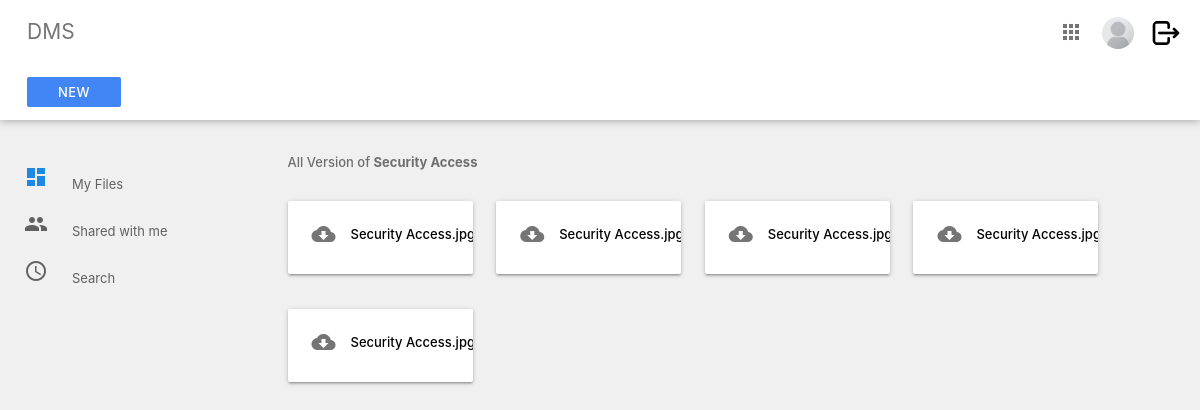
The app's page /index/file/22/version (signed in) with its own data.
### Users/models.py (models this page shows, shortened)
class UserInfo(models.Model):
    groupchoices = models.TextChoices('groupchoices', 'management accounting sales tech restricted')
    user = models.OneToOneField(User,
                                on_delete=models.CASCADE,
                                null=True,
                                blank=True)
    name = models.CharField(max_length=200, null=True)
    email = models.EmailField(max_length=200,null=True)
    image = models.ImageField(null=True, upload_to='profile_pics/', blank=True)
    active = models.BooleanField(default=True)
    priv_level = models.IntegerField(default=3)
    group = models.CharField(max_length=100,
                             default='restricted',
                             choices=groupchoices.choices)
    remarks = models.CharField(max_length=200, null=True, blank=True)
    @property
    def imageURL(self):
        try:
            url = self.image.url
        except:
            url = '/media/placeholder.png'
        return url

### System/models.py (models this page shows, shortened)
class Version_control(models.Model):
    groupchoices = models.TextChoices('groupchoices', 'management all accounting sales tech')
    name = models.CharField(max_length=100)
    file = models.FileField(upload_to='files/version/')
    org_name = models.CharField(max_length=100, blank=True, null=True)
    extension = models.CharField(max_length=10, blank=True, null=True)
    version = models.IntegerField(default='2')
    prev_version = models.ForeignKey(Files, on_delete=models.SET_NULL, null=True, blank=True)
    pre_ver_control = models.ForeignKey('self', on_delete=models.SET_NULL, null=True, blank=True)
    group = models.CharField(max_length=100,
                             default='all',
                             choices=groupchoices.choices)
    uploaded_by = models.ForeignKey(User, on_delete=models.SET_NULL, null=True, blank=True)
    created_at = models.DateTimeField(auto_now_add=True)
    new_version = models.BooleanField(default=False)
    file_content = models.TextField(blank=True, null=True)
    locked = models.BooleanField(default=False)

class Files(models.Model):
    groupchoices = models.TextChoices('groupchoices', 'management all accounting sales tech')
    name = models.CharField(max_length=100)
    org_name = models.CharField(max_length=100, blank=True, null=True)
    extension = models.CharField(max_length=10, blank=True, null=True)
    file = models.FileField(upload_to='files/')
    group = models.CharField(max_length=100,
                             default='all',
                             choices=groupchoices.choices)
    uploaded_by = models.ForeignKey(User, on_delete=models.SET_NULL, null=True, blank=True)
    version = models.IntegerField(default='1')
    active = models.BooleanField(default=True)
    created_at = models.DateTimeField(auto_now_add=True)
    new_version = models.BooleanField(default=False)
    file_content = models.TextField(blank=True, null=True)
    locked = models.BooleanField(default=False)

### System/views.py (the view)
# urls.py: path("file/<str:pk>/<str:type>", views.view_file, name="view"),
@login_required(login_url='login')
def view_file(request, pk, type):
    if not check_user_status(request):
        messages.error(request, 'Your account is not active. Please contact admin to activate your account.')
        return redirect('logout')
    profile = UserInfo.objects.get(user=request.user)
    if type == "version":
        get_data = Version_control.objects.get(pk=pk)
        org_file = get_data.org_name
        data1 = Version_control.objects.filter(org_name=org_file)
        data = Files.objects.filter(org_name=org_file)
    if type == "file":
        data = Files.objects.filter(pk=pk)
        org_file = data[0].org_name
        data1 = False
    context = {'user':profile,'file_name':org_file,'data':data,'data1':data1}
    return render(request, 'dms/file_list.html', context)

### System/utils.py (called while the page is built)
def check_user_status(request):
    user = UserInfo.objects.get(user=request.user)
    if user.active == True:
        return True
    else:
        return False

### template/dms/file_list.html (shortened to what this page needs)
{% extends  'dms/section/main.html'%}
{% load static %}
{% block content %}
    <div class="main">
      <div class="container-fluid">
        <p class="subheader">All Version of <b>{{file_name}}</b></p>
        {% if data %}
        {% for d in data %}
        <div class="card-panel folder">
          <a href="{% url 'download' pk=d.id type='file' %}" download="{{d.org_name}}.{{d.extension}}">
            <i class=" material-icons left">cloud_download</i>
          </a>
          <div class="tooltip"><a href="{% url 'edit_file' pk=d.id type='file' %}" style="text-decoration: none;color: black; overflow: hidden;" onMouseOver="this.style.color='blue'"
            onMouseOut="this.style.color='black'"><div class="short">{{d.org_name}}.{{d.extension}}</div>
           </a> <span class="tooltiptext">Version : {{d.version}}</span>
          </div>
        </div>
        {%endfor%}
        {%endif%}
        {% if data1 %}
        {% for d in data1 %}
        <div class="card-panel folder">
          <a href="{% url 'download' pk=d.id type='version' %}" download="{{d.org_name}}.{{d.extension}}">
            <i class=" material-icons left">cloud_download</i>
          </a>
          <div class="tooltip"><a href="{% url 'edit_file' pk=d.id type='version' %}" style="text-decoration: none;color: black; overflow: hidden;" onMouseOver="this.style.color='blue'"
            onMouseOut="this.style.color='black'"><div class="short">{{d.org_name}}.{{d.extension}}</div>
           </a> <span class="tooltiptext">Version : {{d.version}}</span>
          </div>
        </div>
        {%endfor%}
        {%endif%}
      </div>
    </div>
    {% endblock %}

### template/dms/section/nav.html (shortened to what this page needs)
{%load static%}
<div class="navbar-fixed">
    <nav class="nav-extended white">
      <div class="nav-wrapper white">
        <ul>
          <li>
            <a href="{% url 'index' %}" class="title grey-text text-darken-1"
              >DMS</a
            >
          </li>
        </ul>
        <ul class="right">
          {%if request.user.is_staff%}
          <li>
            <a href="{% url 'admin:index' %}"
              ><i class="material-icons grey-text text-darken-1">apps</i></a
            >
          </li>
          {%endif%}
          <li>
            <a href="{% url 'edit'%}"
              ><img src="{{ user.imageURL }}" alt="profile pic" class="circle" style="height: 32px;
              width: 32px;"
            /></a>
          </li>
          <li>
            <a href="{% url 'logout'%}"
              ><img src="{% static 'media/logout.png'%}" alt="profile pic" class="circle" style="height: 32px;
              width: 32px;"
            /></a>
          </li>
        </ul>
      </div>
      <div class="nav-wrapper nav-2">
        <ul>
          {% if user.group != "restricted" %}
          <li>
            <a
              href="{% url 'upload' %}"
              class="waves-effect waves-light btn btn-flat white-text"
              >New</a
            >
          </li>
          {% endif %}
        </ul>
      </div>
    </nav>
  </div>
  <ul class="side-nav fixed floating transparent z-depth-0">
    <li {% if index %}class="active" {%endif%}>
      <a href="{% url 'index' %}"
        ><i class="material-icons blue-text text-darken-1">dashboard</i>My
        Files{{active}}</a
      >
    </li>
    {% if user.group == "restricted" %}
    <li>
      <a><i class="material-icons">people</i>Shared with me</a>
    </li>
    <li>
      <a><i class="material-icons">access_time</i>Search</a>
    </li>
    {%else%}
    <li {% if shared %}class="active" {%endif%}>
      <a href="{% url 'shared' %}"><i class="material-icons">people</i>Shared with me</a>
    </li>
    <li {% if search %}class="active" {%endif%}>
      <a href="{%url 'search'%}"><i class="material-icons">access_time</i>Search</a>
    </li>
    {%endif%}
  </ul>

### static/css/main.css (style rules this page uses)
body { background-color: #f0f0f0; font-size: 13px; }
.container-fluid { padding: 1rem 2.5rem; margin: auto; }
.main { position: absolute; width: calc(100% - 250px); top: 125px; margin-left: 250px; }
.subheader { color: rgba(0, 0, 0, 0.54); font-weight: 500; }
nav { box-shadow: 0 1px 8px rgba(0, 0, 0, 0.3); }
nav ul li { text-align: center; }
nav ul.right { padding-right: 12px; }
nav ul.right li { max-width: 48px; }
nav ul a { padding-right: 0 12px; }
nav ul a img { height: 32px; width: 32px; vertical-align: middle; margin-left: -5px; }
.nav-wrapper { padding-left: 12px; }
.nav-wrapper .title { font-size: 1.4rem; }
.nav-wrapper .btn-flat { background-color: #4285f4 !important; font-size: 13px; font-weight: 500; height: 30px; line-height: 30px; width: 94px; }
.nav-2, .nav-2 i { height: 56px !important; line-height: 56px !important; min-height: 56px !important; }
.side-nav.floating { width: 250px; padding: 85px 8px 0 !important; height: calc(100% - 130px); left: initial; right: initial; top: 125px; transform: initial; z-index: auto; margin: 0.5rem 0 1rem 0; border-radius: 2px; background: transparent; box-shadow: none; }
.side-nav li a, .side-nav li a i.material-icons { height: 40px; line-height: 40px; }
.side-nav li a i.material-icons { margin-right: 24px; }
.side-nav li a { padding: 0 16px; font-weight: normal; font-size: 13px; color: #616161; }
.folder { width: 185px; display: inline-block; margin: 15px 20px 15px 0; font-weight: 500; overflow: hidden; text-overflow: ellipsis; white-space: nowrap; }
.folder i { color: rgba(0, 0, 0, 0.54); margin-top: -3px; }

### template/dms/file_list.html (style rules this page uses)
.tooltip { position: relative; display: inline-block; }
.short { overflow: hidden; white-space: nowrap; text-overflow: ellipsis; width: 130px; }

### records on screen
UserInfo: imageURL (placeholder picture)
Version_control: org_name "Security Access", org_name "Security Acc…"
Files: org_name "Security Acc…"
Version_control: org_name "Security Acc…"
Version_control: org_name "Security Acc…"
Version_control: org_name "Security Acc…"
